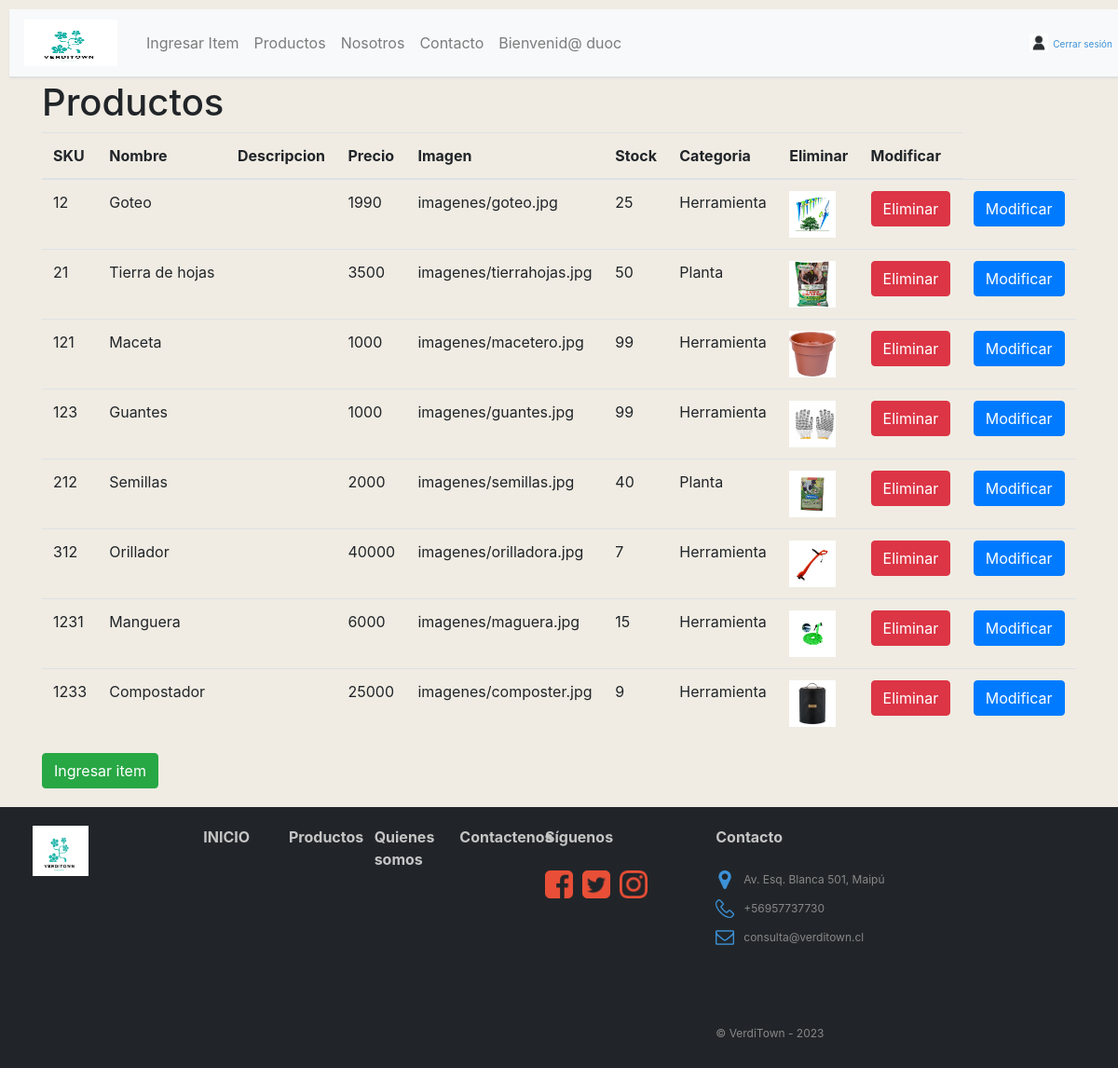
Page /mostrar/ (signed in) on the committed database.
### verditown/models.py (models this page shows, shortened)
class Producto(models.Model):
    sku =  models.CharField(primary_key=True, max_length=10, verbose_name="SKU")
    nombre = models.CharField(max_length=20, blank=True, verbose_name="Nombre")
    descrip = models.CharField(max_length=50, blank=True, verbose_name="Descripcion")
    imagen = models.ImageField(upload_to="imagenes", null=True, blank=True, verbose_name="Imagen")
    precio = models.IntegerField(validators=[MinValueValidator(1), MaxValueValidator(99999)], blank=True, verbose_name="Precio")
    stock = models.IntegerField(default=0, blank=True, verbose_name="Stock")
    categoria = models.ForeignKey(Categoria, on_delete=models.CASCADE, verbose_name="Categoria")

class Categoria(models.Model):
    idCategoria = models.IntegerField(primary_key=True, verbose_name="Id de Categoria")
    nombreCategoria = models.CharField(max_length=50, blank=True, verbose_name="Nombre de Categoria")
    def __str__(self):
        return self.nombreCategoria #permite acceder a los objetos a través de su nombre en el admin

### verditown/views.py (the view)
# urls.py: path('mostrar/', mostrar, name="mostrar"),
@login_required
def mostrar(request):
    productos = Producto.objects.all()
    datos={
        'cositas':productos
    }
    return render(request,'mostrar.html',datos)

### verditown/templates/mostrar.html (shortened to what this page needs)
{% extends "base.html" %}
{% block content %}
<!DOCTYPE html>
<html lang="en">
<head>
    {% load static %}
    <link rel="stylesheet" href="https://cdnjs.cloudflare.com/ajax/libs/font-awesome/4.7.0/css/font-awesome.min.css">
    <link href="{% static 'css/bootstrap.min.css' %}" rel="stylesheet">
    <link href="{% static 'css/estilos.css' %}" rel="stylesheet">
</head>
<body>
    <div class="container">
        <h1> Productos </h1>
        <table class="table">
            <thead>
                <tr>
                    <th>SKU</th>
                    <th>Nombre</th>
                    <th>Descripcion</th>
                    <th>Precio</th>
                    <th>Imagen</th>
                    <th>Stock</th>
                    <th>Categoria</th>
                    <th>Eliminar</th>
                    <th>Modificar</th>
                </tr>
            </thead>
            <tbody>
                {% for Producto in cositas %}
                <tr>
                    <td>{{ Producto.sku }}</td>
                    <td>{{ Producto.nombre }}</td>
                    <td>{{ Producto.descripcion }}</td>
                    <td>{{ Producto.precio }}</td>
                    <td>{{ Producto.imagen }}</td>
                    <td>{{ Producto.stock }}</td>
                    <td>{{ Producto.categoria }}</td>
                    {% if Producto.imagen %}
                        <td>
                            <img src="{{ Producto.imagen.url }}" style="height: 50px; width: 50px;">
                        </td>
                    {% else %}
                        <td>
                            <p style="color:red">No tiene foto</p>
                        </td>
                    {% endif %}
                    {% if user.is_staff %}
                    <td><a href="{% url 'eliminar' id=Producto.sku %}" class="btn btn-danger">Eliminar</a></td>
                        {% else %}
                        <td> <a href="#" class="btn btn-danger">No tiene permisos</a></td>
                    {% endif %}
                    {% if user.is_authenticated %}
                        <td><a href="{% url 'modificar' Producto.sku %}" class="btn btn-primary">Modificar</td>
                    {% else %}
                        <td><a href="#" class="btn btn-primary">No tiene permisos</a></td>
                    {% endif %}
                </tr>
                {% endfor %}
            </tbody>
        </table>
        {% if user.is_authenticated %}
            <a href="{% url 'crear' %}" class="btn btn-success">Ingresar item</a>
        {% else %}
            <td><a href="#" class="btn btn-success">No puede crear vehiculos</a></td>
        {% endif %}
    </div>
</body>
</html>
{%endblock%}

### verditown/templates/base.html (shortened to what this page needs)
<!DOCTYPE html>
<html lang="en">
<head>
    {% load static %}
    <link rel="stylesheet" href="https://cdnjs.cloudflare.com/ajax/libs/font-awesome/4.7.0/css/font-awesome.min.css">
    <link href="{% static 'css/bootstrap.min.css' %}" rel="stylesheet">
    <link href="{% static 'css/estilos.css' %}" rel="stylesheet">
</head>
<body>
        <nav class="navbar navbar-expand-md navbar-light bg-light mb-4" id="barraNav">
            <a href="{% url 'index' %}" id="logoBookStop">
                <img src="{% static 'img/Logo.png' %}" width="100px" height="50px">
            </a>
            <div class="collapse navbar-collapse" id="navbarCollapse">
                {% if user.is_staff %}
                <ul class="navbar-nav mr-auto">
                    <li class="nav-item">
                        <a class="nav-link" href="{% url 'mostrar' %}">Ingresar Item</a>
                    </li>
                    <li class="nav-item">
                        <a class="nav-link" href="{% url 'productos' %}">Productos</a>
                    </li>
                    <li class="nav-item">
                        <a class="nav-link" href="{%url 'nosotros' %}">Nosotros</a>
                    </li>
                    <li class="nav-item">
                        <a class="nav-link" href="{%url 'contacto' %}">Contacto</a>
                    </li>
                    <li class="nav-item">
                        <a class="nav-link" href="#">Bienvenid@ {{ user.username }} </a>
                    </li>
                </ul>
                {% endif %}
                <div>
                    {% if user.is_authenticated %}
                    <a href="{% url 'logout' %}" id="userBookStop">
                        <img src="{% static 'img/user-vector-icon.jpg' %}" alt="userBookStop" width="20px">Cerrar sesión
                    </a>
                    {% else %}
                    <a href="{% url 'login' %}" id="userBookStop">
                        <img src="{% static 'img/user-vector-icon.jpg' %}" alt="userBookStop" width="20px">Iniciar sesión
                    </a>
                    {% endif %}
                </div>
            </div>
        </nav>
    {% block content %}
    {% endblock %}
    <footer>
        <div class="row col-12">
            <div class="row col-12">
                <div class="col-lg-2">
                    <img src="{% static 'img/logo.png' %}" alt="logoBookStop" width="60px">
                </div>
                <div class="col-lg-1">
                    <a href="index.html" id="linkFooter"><strong>INICIO</strong></a>
                </div>
                <div class="col-lg-1">
                    <a href="galeria.html" id="linkFooter"><strong>Productos</strong></a>
                </div>
                <div class="col-lg-1">
                    <a href="nosotros.html" id="linkFooter"><strong>Quienes somos</strong></a>
                </div>
                <div class="col-lg-1">
                    <a href="contacto.html" id="linkFooter"><strong>Contactenos</strong></a>
                </div>
            <div class="col-lg-2">
                <strong>Síguenos</strong>
                <br><br>
                <div class="row">
                    <img src="{% static 'img/2000px-Facebook_font_awesome.svg.png' %}" alt="" width="30px" height="30px"
                        style=" margin-left: 15px;">
                    <img src="{% static 'img/twitter.png' %}" alt="" width="30px" height="30px" style=" margin-left: 10px;">
                    <img src="{% static 'img/Instagram.png' %}" alt="" width="30px" height="30px" style=" margin-left: 10px;">
                </div>
            </div>
            <div class="col-lg-3">
                <strong>Contacto</strong>
                <br><br>
                <div class="row">
                    <img src="{% static 'img/location.png' %}" alt="" width="20px" height="20px"
                        style="margin-right: 10px; margin-left: 15px;">
                    <p>Av. Esq. Blanca 501, Maipú</p>
                </div>
                <div class="row">
                    <img src="{% static 'img/fono.png' %}" alt="" width="20px" height="20px"
                        style="margin-right: 10px; margin-left: 15px;">
                    <p>+56957737730</p>
                </div>
                <div class="row">
                    <img src="{% static 'img/email.png' %}" alt="" width="20px" height="20px"
                        style="margin-right: 10px; margin-left: 15px;">
                    <p>consulta@verditown.cl</p>
                </div>
                <br><br><br>
                <p>&copy; VerdiTown - 2023</p>
            </div>
        </div>
    </footer>
</body>
</html>

### verditown/static/css/estilos.css (style rules this page uses)
body { background-color: #F0ECE3; padding-top: 86px; }
#logoBookStop { color: #3C92D8; font-size: 20px; text-decoration: none; margin-right: 16px; padding-top: 3px; }
#logoBookStop img { margin-right: 7px; margin-bottom: 3px; }
.navbar { -webkit-box-shadow:0px 2px 2px #dddddd; -moz-box-shadow:0px 2px 2px #dddddd; box-shadow:0px 2px 2px #dddddd; position: fixed; z-index: 1; display: flex; transition: 0.3s; width: 100%; top: 0; margin: 10px; }
#userBookStop { color: #3C92D8; font-size: 10px; text-decoration: none; }
#userBookStop img { margin-right: 5px; margin-bottom: 3px; }
footer { padding: 20px; color: #c5c5c5; background-color: #212529; height: 280px; margin-top: 20px; }
footer div p { font-size: 12px; color: #888888; padding-top: 5px; line-height: 10px; }
#linkFooter { color: #c5c5c5; text-decoration: none; }

### rows in the picture
Producto: sku "12", nombre "Goteo", precio "1990", imagen "imagenes/goteo.jpg", stock "25", categoria "Herramienta", imagen (picture)
Producto: sku "21", nombre "Tierra de hojas", precio "3500", imagen "imagenes/tierrahojas.jpg", stock "50", categoria "Planta", imagen (picture)
Producto: sku "121", nombre "Maceta", precio "1000", imagen "imagenes/macetero.jpg", stock "99", categoria "Herramienta", imagen (picture)
Producto: sku "123", nombre "Guantes", precio "1000", imagen "imagenes/guantes.jpg", stock "99", categoria "Herramienta", imagen (picture)
Producto: sku "212", nombre "Semillas", precio "2000", imagen "imagenes/semillas.jpg", stock "40", categoria "Planta", imagen (picture)
Producto: sku "312", nombre "Orillador", precio "40000", imagen "imagenes/orilladora.jpg", stock "7", categoria "Herramienta", imagen (picture)
Producto: sku "1231", nombre "Manguera", precio "6000", imagen "imagenes/maguera.jpg", stock "15", categoria "Herramienta", imagen (picture)
Producto: sku "1233", nombre "Compostador", precio "25000", imagen "imagenes/composter.jpg", stock "9", categoria "Herramienta", imagen (picture)

### other values in the picture
{{ user.username }} "duoc"
